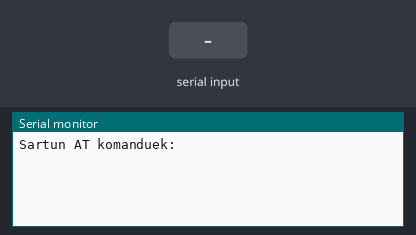
The sketch below on a simulated Arduino Uno, built with avr-gcc and run on an emulated ATmega328P. Parts: the last lines printed to the serial monitor. The inputs (shaded band) are chosen by the test bench.

Above: at 1.3 s.
1.4 s: "1" received over the second serial link
At 2.2 s:
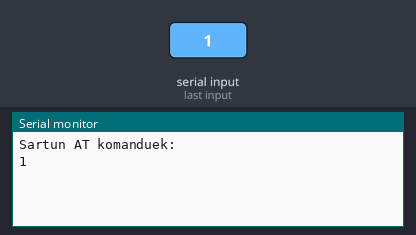
2.9 s: "0" received over the second serial link
At 3.4 s:
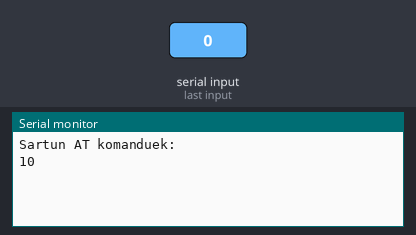

Measured:
- after the input at 1.4 s, the serial monitor: prints a new line at once (image 1)
- after the input at 2.9 s, the serial monitor: prints a new line at once (image 2)

The sketch:

SOFT_AT.ino
```cpp
#include <SoftwareSerial.h>

SoftwareSerial BT(10, 11); // Bluetooth TX -> Arduino RX / Bluetooth RX -> Arduino TX
int KEY = 8;

void setup()
{
  // HC05 KEY pine biztu bidu AT komanduek sartzieko
  pinMode(KEY, OUTPUT);
  digitalWrite(KEY, HIGH);
  delay(100);
  Serial.begin(9600);
  Serial.println("Sartun AT komanduek:");
  BT.begin(9600);
}

void loop()
{
  if (BT.available())
    Serial.write(BT.read());

  if (Serial.available())
    BT.write(Serial.read());
}
```
